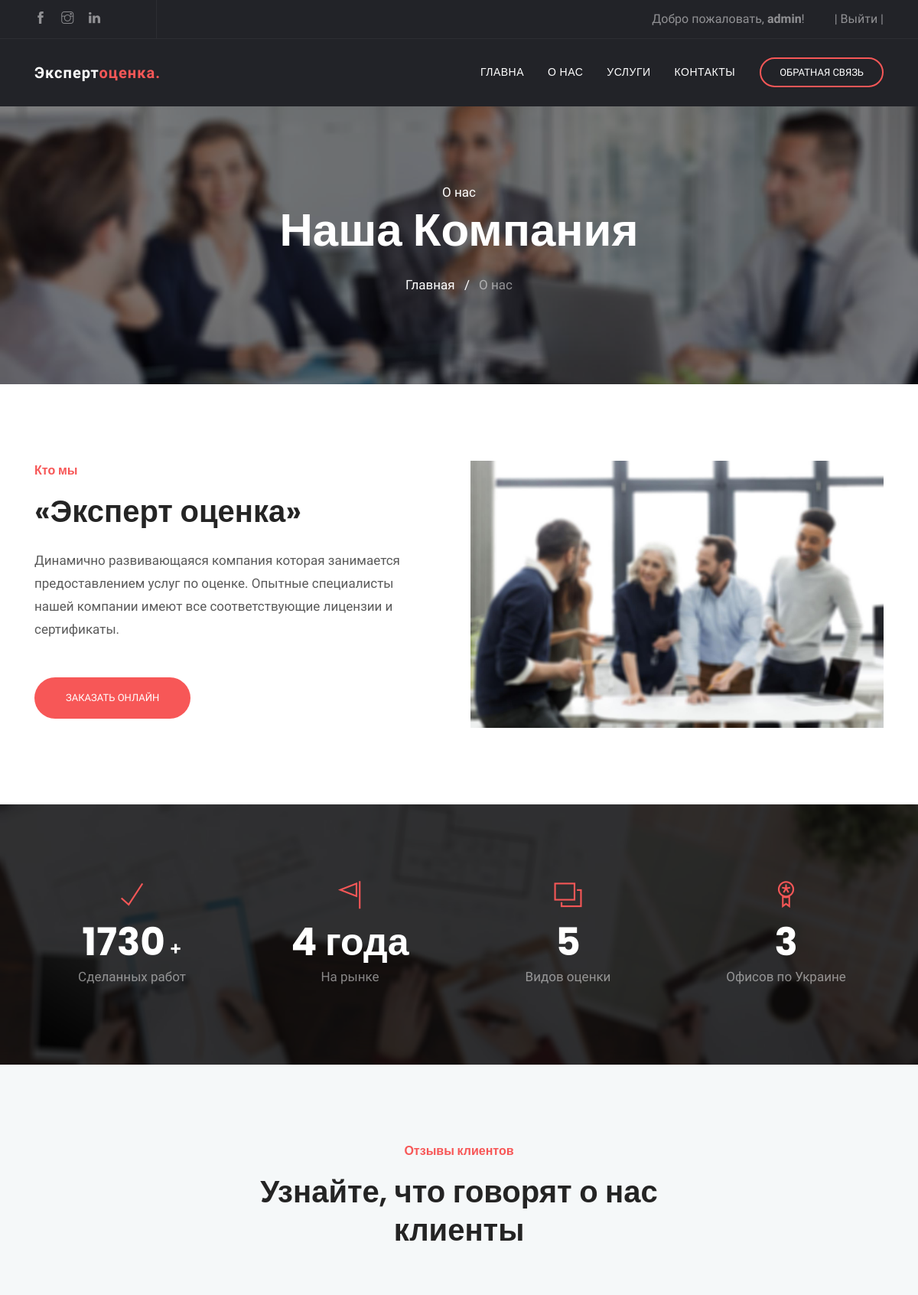
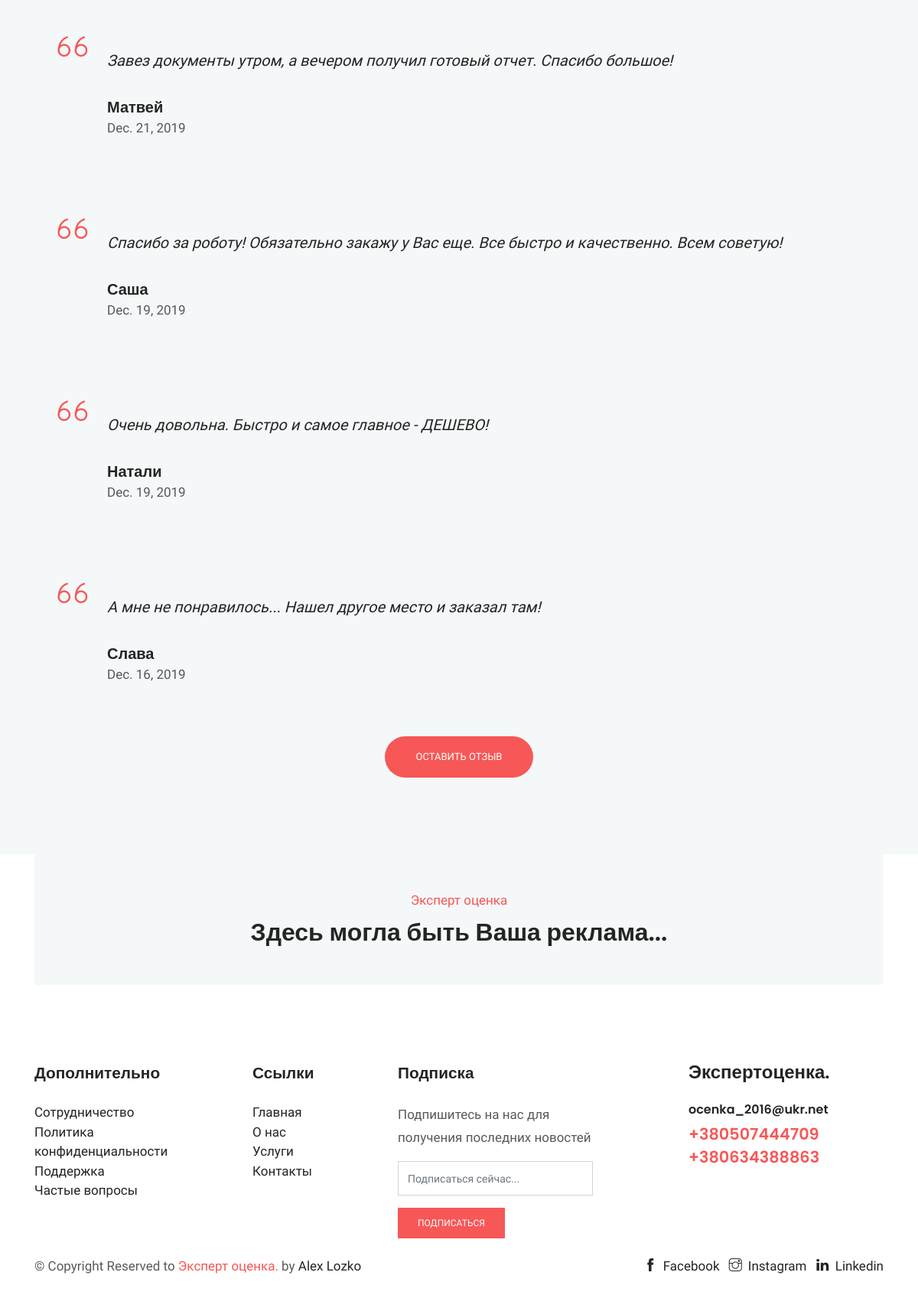
The app's page /aboutus/ (signed in) with its own data (2 pictures, top to bottom).
### mainApp/models.py (models this page shows, shortened)
class Comment(models.Model):
    name = models.CharField(max_length=50)
    message = models.TextField(max_length=100)
    published = models.BooleanField(default=False)
    datetime = models.DateField(auto_now_add=True)

### mainApp/views.py (the view)
# urls.py: path('aboutus/', views.aboutus, name='aboutus'),
def aboutus(request):
    comments = Comment.objects.filter(published=True).order_by('-datetime')
    return render(request, 'about.html', {'comments':comments})

### templates/about.html
{% load static %}
<!doctype html>
<html lang="en">
{% include 'head.html' %}
<body>
{% include 'header.html' %}
<div class="main-wrapper ">
<section class="page-title bg-1">
  <div class="container">
    <div class="row">
      <div class="col-md-12">
        <div class="block text-center">
          <span class="text-white">О нас</span>
          <h1 class="text-capitalize mb-4 text-lg">Наша компания</h1>
          <ul class="list-inline">
            <li class="list-inline-item"><a href="index.html" class="text-white">Главная</a></li>
            <li class="list-inline-item"><span class="text-white">/</span></li>
            <li class="list-inline-item"><a href="#" class="text-white-50">О нас</a></li>
          </ul>
        </div>
      </div>
    </div>
  </div>
</section>
<section class="section about-2 position-relative">
	<div class="container">
		<div class="row">
			<div class="col-lg-6 col-md-6">
				<div class="about-item pr-3 mb-5 mb-lg-0">
					<span class="h6 text-color">Кто мы</span>
					<h2 class="mt-3 mb-4 position-relative content-title">«Эксперт оценка»</h2>
					<p class="mb-5">Динамично развивающаяся компания которая занимается предоставлением услуг по оценке. Опытные специалисты нашей компании имеют все соответствующие лицензии и сертификаты.</p>
					<a href="{% url 'contact' %}" class="btn btn-main btn-round-full">Заказать онлайн</a>
				</div>
			</div>
			<div class="col-lg-6 col-md-6">
				<div class="about-item-img">
					<img src="{% static 'images/about/home-7.jpg' %}" alt="" class="img-fluid">
				</div>
			</div>
		</div>
	</div>
</section>
<section class="section counter bg-counter">
	<div class="container">
		<div class="row">
			<div class="col-lg-3">
				<div class="counter-item text-center mb-5 mb-lg-0">
					<i class="ti-check color-one text-md"></i>
					<h3 class="mt-2 mb-0 text-white"><span class="counter-stat font-weight-bold">1730</span> +</h3>
					<p class="text-white-50">Сделанных работ</p>
				</div>
			</div>
			<div class="col-lg-3">
				<div class="counter-item text-center mb-5 mb-lg-0">
					<i class="ti-flag color-one text-md"></i>
					<h3 class="mt-2 mb-0 text-white"><span class="counter-stat font-weight-bold">4 года</span></h3>
					<p class="text-white-50">На рынке</p>
				</div>
			</div>
			<div class="col-lg-3">
				<div class="counter-item text-center mb-5 mb-lg-0">
					<i class="ti-layers color-one text-md"></i>
					<h3 class="mt-2 mb-0 text-white"><span class="counter-stat font-weight-bold">5</span></h3>
					<p class="text-white-50">Видов оценки</p>
				</div>
			</div>
			<div class="col-lg-3 col-md-6 col-sm-6">
				<div class="counter-item text-center">
					<i class="ti-medall color-one  text-md"></i>
					<h3 class="mt-2 mb-0 text-white"><span class="counter-stat font-weight-bold">3</span></h3>
					<p class="text-white-50">Офисов по Украине</p>
				</div>
			</div>
		</div>
	</div>
</section>
<section class="section testimonial bg-gray">
	<div class="container">
		<div class="row justify-content-center">
			<div class="col-lg-7 text-center">
				<div class="section-title">
					<span class="h6 text-color">Отзывы клиентов</span>
					<h2 class="mt-3 content-title">Узнайте, что говорят о нас клиенты</h2>
				</div>
			</div>
		</div>
	</div>
	<div class="container">
		<div class="testimonial-wrap">
			{% for comment in comments %}
			<div class="testimonial-item position-relative">
				<i class="ti-quote-left text-color"></i>
				<div class="testimonial-item-content">
					<p class="testimonial-text">{{ comment.message }}</p>
					<div class="testimonial-author">
						<h5 class="mb-0 text-capitalize">{{ comment.name }}</h5>
						<p>{{ comment.datetime }}</p>
					</div>
				</div>
			</div>
			{% endfor %}
		</div>
	</div>
	<div class="block text-center">
		<a href="{% url 'comment' %}" target="_blank" class="btn btn-main animated fadeInUp btn-round-full">Оставить отзыв</a>
	</div>
</section>
{% include 'footer.html' %}
</body>
</html>

### templates/header.html (shortened to what this page needs)
{% load static %}
<header class="navigation">
	<div class="header-top ">
		<div class="container">
			<div class="row justify-content-between align-items-center">
				<div class="col-lg-2 col-md-4">
					<div class="header-top-socials text-center text-lg-left text-md-left">
						<a href="https://www.facebook.com/" target="_blank"><i class="ti-facebook"></i></a>
						<a href="https://instagram.com/" target="_blank"><i class="ti-instagram"></i></a>
						<a href="https://linkedin.com/" target="_blank"><i class="ti-linkedin"></i></a>
					</div>
				</div>
				<div class="col-lg-10 col-md-8 text-center text-lg-right text-md-right">
					<div class="header-top-info">
						{% if request.user.is_authenticated %}
						<a href="{% url 'profile' %}">Добро пожаловать, <strong>{{ request.user }}</strong>!</a>
						<a href="{% url 'logout' %}">| Выйти |</a>
						{% else %}
						<a href="tel:+23-345-67890">Позвоните нам: <span>+380507444709</span></a>
						<a href="mailto:ocenka_2016@ukr.net" ><i class="fa fa-envelope mr-2"></i><span>ocenka_2016@ukr.net</span></a>
						{% endif %}
					</div>
				</div>
			</div>
		</div>
	</div>
	<nav class="navbar navbar-expand-lg  py-4" id="navbar">
		<div class="container">
		  <a class="navbar-brand" href="{% url 'home' %}">
		  	Эксперт<span>оценка.</span>
		  </a>
		  <div class="collapse navbar-collapse text-center" id="navbarsExample09">
			<ul class="navbar-nav ml-auto">
			  <li class="nav-item active">
				<a class="nav-link" href="{% url 'home' %}">Главна <span class="sr-only">(current)</span></a>
			  </li>
			   <li class="nav-item"><a class="nav-link" href="{% url 'aboutus' %}">О нас</a></li>
			   <li class="nav-item"><a class="nav-link" href="{% url 'service' %}">Услуги</a></li>
			   <li class="nav-item"><a class="nav-link" href="{% url 'contact' %}">Контакты</a></li>
			</ul>
			<form class="form-lg-inline my-2 my-md-0 ml-lg-4 text-center">
			  <a href="{% url 'contact' %}" class="btn btn-solid-border btn-round-full">Обратная связь</a>
			</form>
		  </div>
		</div>
	</nav>
</header>

### static/css/style.css (style rules this page uses)
html { overflow-x: hidden; }
body { line-height: 1.5; font-family: "Hind", serif; -webkit-font-smoothing: antialiased; font-size: 17px; color: rgba(0, 0, 0, 0.65); }
h1, .h1, h2, .h2, h3, .h3, h4, .h4, h5, .h5, h6, .h6 { font-family: "Poppins", sans-serif; font-weight: 600; color: #242424; }
h1, .h1 { font-size: 2.5rem; }
h2, .h2 { font-size: 2rem; font-weight: 600; line-height: 42px; }
h3, .h3 { font-size: 1.5rem; }
h5, .h5 { font-size: 1.25rem; }
h6, .h6 { font-size: 1rem; }
p { line-height: 30px; }
.btn { display: inline-block; font-size: 14px; font-size: 0.8125rem; font-weight: 400; padding: 1rem 2.5rem; text-transform: uppercase; border-radius: 0; transition: all 0.2s ease; }
.btn-main, .btn-transparent, .btn-small { background: #f75757; color: #fff; transition: all 0.2s ease; }
.btn-solid-border { border: 2px solid #f75757; background: transparent; color: #242424; }
.btn-round-full { border-radius: 50px; }
.bg-gray { background: #f5f8f9; }
.section { padding: 100px 0; }
.section-title { margin-bottom: 70px; }
.overly, .page-title, .slider, .cta, .hero-img { position: relative; }
.overly:before, .page-title:before, .slider:before, .cta:before, .hero-img:before { content: ""; position: absolute; left: 0; top: 0; bottom: 0; right: 0; width: 100%; height: 100%; opacity: 0.5; background: #000; }
.overly-2, .bg-counter, .cta-block, .latest-blog { position: relative; }
.overly-2:before, .bg-counter:before, .cta-block:before, .latest-blog:before { content: ""; position: absolute; left: 0; top: 0; bottom: 0; right: 0; width: 100%; height: 100%; background: rgba(0, 0, 0, 0.8); }
.text-color { color: #f75757; }
.text-md { font-size: 2.25rem; }
.text-lg { font-size: 3.75rem; }
a { color: #242424; text-decoration: none; }
.content-title { font-size: 40px; line-height: 50px; }
.page-title { padding: 100px 0; }
.page-title .block h1 { color: #fff; }
#navbar { background: #222328; box-shadow: 0 1px 2px rgba(0, 0, 0, 0.05); }
#navbar li { padding-left: 15px; }
#navbar .nav-link { font-family: "Poppins", sans-serif; font-weight: 500; color: #fff; text-transform: uppercase; font-size: 14px; letter-spacing: .5px; transition: all .25s ease; }
#navbar .btn { padding: .5rem 1.5rem; color: #fff; }
.header-top { background: #222328; color: #919194; border-bottom: 1px solid rgba(255, 255, 255, 0.05); }
.header-top .header-top-socials { border-right: 1px solid rgba(255, 255, 255, 0.05); padding: 12px 0px; }
.header-top .header-top-socials a { color: #919194; margin-right: 15px; font-size: 16px; }
.header-top .header-top-info { color: #919194; font-size: 16px; }
.header-top .header-top-info a { margin-left: 35px; color: #919194; }
.navbar-brand { color: #fff; font-weight: 600; letter-spacing: 1px; }
.navbar-brand span { color: #f75757; }
.bg-1 { background: url("../images/bg/home-2.jpg") no-repeat 50% 50%; background-size: cover; }
.color-one { color: #f75757; }
.counter-item .counter-stat { font-size: 50px; }
.counter-item p { margin-bottom: 0px; }
.bg-counter { background: url("../images/bg/counter.jpg") no-repeat; background-size: cover; }
.testimonial-item { padding: 50px 30px; }
.testimonial-item i { font-size: 40px; position: absolute; left: 30px; top: 30px; z-index: 1; }
.testimonial-item .testimonial-text { font-size: 20px; line-height: 38px; color: #242424; margin-bottom: 30px; font-style: italic; }
.testimonial-item .testimonial-item-content { padding-left: 65px; }

### records on screen
Comment: message "Завез документы утром, а вечером получил готовый отчет. Спасибо большое!", name "Матвей", datetime "Dec. 21, 2019"
Comment: message "Спасибо за роботу! Обязательно закажу у Вас еще. Все быстро и качественно. Всем советую!", name "Саша", datetime "Dec. 19, 2019"
Comment: message "Очень довольна. Быстро и самое главное - ДЕШЕВО!", name "Натали", datetime "Dec. 19, 2019"
Comment: message "А мне не понравилось... Нашел другое место и заказал там!", name "Слава", datetime "Dec. 16, 2019"

### other values on screen
{{ request.user }} "admin"
